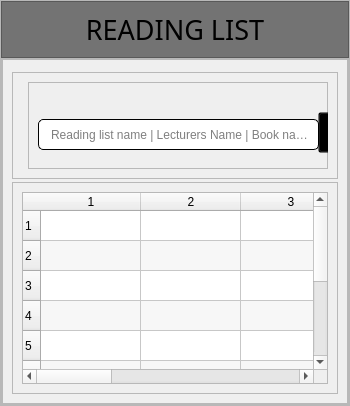
               <widget class="QWidget" name="page_27">
                <layout class="QVBoxLayout" name="verticalLayout_94">
                 <property name="spacing">
                  <number>0</number>
                 </property>
                 <property name="leftMargin">
                  <number>0</number>
                 </property>
                 <property name="topMargin">
                  <number>0</number>
                 </property>
                 <property name="rightMargin">
                  <number>0</number>
                 </property>
                 <property name="bottomMargin">
                  <number>0</number>
                 </property>
                 <item>
                  <widget class="QFrame" name="frame_208">
                   <property name="frameShape">
                    <enum>QFrame::StyledPanel</enum>
                   </property>
                   <property name="frameShadow">
                    <enum>QFrame::Raised</enum>
                   </property>
                   <layout class="QVBoxLayout" name="verticalLayout_95">
                    <property name="spacing">
                     <number>0</number>
                    </property>
                    <property name="leftMargin">
                     <number>0</number>
                    </property>
                    <property name="topMargin">
                     <number>0</number>
                    </property>
                    <property name="rightMargin">
                     <number>0</number>
                    </property>
                    <property name="bottomMargin">
                     <number>0</number>
                    </property>
                    <item>
                     <widget class="QFrame" name="frame_209">
                      <property name="maximumSize">
                       <size>
                        <width>16777215</width>
                        <height>60</height>
                       </size>
                      </property>
                      <property name="styleSheet">
                       <string notr="true">background-color: rgb(115, 115, 115);</string>
                      </property>
                      <property name="frameShape">
                       <enum>QFrame::StyledPanel</enum>
                      </property>
                      <property name="frameShadow">
                       <enum>QFrame::Raised</enum>
                      </property>
                      <layout class="QHBoxLayout" name="horizontalLayout_86">
                       <item>
                        <widget class="QLabel" name="label_99">
                         <property name="font">
                          <font>
                           <family>Nova Flat</family>
                           <pointsize>20</pointsize>
                          </font>
                         </property>
                         <property name="text">
                          <string>READING LIST</string>
                         </property>
                         <property name="alignment">
                          <set>Qt::AlignCenter</set>
                         </property>
                        </widget>
                       </item>
                      </layout>
                     </widget>
                    </item>
                    <item>
                     <widget class="QFrame" name="frame_210">
                      <property name="frameShape">
                       <enum>QFrame::StyledPanel</enum>
                      </property>
                      <property name="frameShadow">
                       <enum>QFrame::Raised</enum>
                      </property>
                      <layout class="QVBoxLayout" name="verticalLayout_96">
                       <property name="spacing">
                        <number>0</number>
                       </property>
                       <property name="leftMargin">
                        <number>0</number>
                       </property>
                       <property name="topMargin">
                        <number>0</number>
                       </property>
                       <property name="rightMargin">
                        <number>0</number>
                       </property>
                       <property name="bottomMargin">
                        <number>0</number>
                       </property>
                       <item>
                        <widget class="QFrame" name="frame_211">
                         <property name="frameShape">
                          <enum>QFrame::StyledPanel</enum>
                         </property>
                         <property name="frameShadow">
                          <enum>QFrame::Raised</enum>
                         </property>
                         <layout class="QVBoxLayout" name="verticalLayout_97">
                          <item>
                           <widget class="QFrame" name="frame_212">
                            <property name="minimumSize">
                             <size>
                              <width>0</width>
                              <height>107</height>
                             </size>
                            </property>
                            <property name="maximumSize">
                             <size>
                              <width>16777215</width>
                              <height>100</height>
                             </size>
                            </property>
                            <property name="frameShape">
                             <enum>QFrame::StyledPanel</enum>
                            </property>
                            <property name="frameShadow">
                             <enum>QFrame::Raised</enum>
                            </property>
                            <layout class="QHBoxLayout" name="horizontalLayout_87">
                             <item>
                              <widget class="QFrame" name="frame_213">
                               <property name="frameShape">
                                <enum>QFrame::StyledPanel</enum>
                               </property>
                               <property name="frameShadow">
                                <enum>QFrame::Raised</enum>
                               </property>
                              </widget>
                             </item>
                             <item>
                              <widget class="QFrame" name="frame_214">
                               <property name="minimumSize">
                                <size>
                                 <width>300</width>
                                 <height>0</height>
                                </size>
                               </property>
                               <property name="frameShape">
                                <enum>QFrame::StyledPanel</enum>
                               </property>
                               <property name="frameShadow">
                                <enum>QFrame::Raised</enum>
                               </property>
                               <widget class="QLineEdit" name="lineEdit_44">
                                <property name="geometry">
                                 <rect>
                                  <x>10</x>
                                  <y>37</y>
                                  <width>281</width>
                                  <height>31</height>
                                 </rect>
                                </property>
                                <property name="styleSheet">
                                 <string notr="true">border: 1.1px solid black;
padding-left: 10 px;
border-radius:5px
</string>
                                </property>
                                <property name="echoMode">
                                 <enum>QLineEdit::Normal</enum>
                                </property>
                                <property name="placeholderText">
                                 <string>Reading list name | Lecturers Name | Book name...</string>
                                </property>
                               </widget>
                               <widget class="QPushButton" name="pushButton_58">
                                <property name="geometry">
                                 <rect>
                                  <x>290</x>
                                  <y>30</y>
                                  <width>51</width>
                                  <height>41</height>
                                 </rect>
                                </property>
                                <property name="styleSheet">
                                 <string notr="true">background-color: transparent</string>
                                </property>
                                <property name="text">
                                 <string/>
                                </property>
                                <property name="icon">
                                 <iconset resource="resources.qrc">
                                  <normaloff>:/icons/icons/icons8-search-480.png</normaloff>:/icons/icons/icons8-search-480.png</iconset>
                                </property>
                                <property name="iconSize">
                                 <size>
                                  <width>40</width>
                                  <height>41</height>
                                 </size>
                                </property>
                                <property name="shortcut">
                                 <string>Return</string>
                                </property>
                               </widget>
                              </widget>
                             </item>
                            </layout>
                           </widget>
                          </item>
                          <item>
                           <widget class="QFrame" name="frame_215">
                            <property name="frameShape">
                             <enum>QFrame::StyledPanel</enum>
                            </property>
                            <property name="frameShadow">
                             <enum>QFrame::Raised</enum>
                            </property>
                            <layout class="QHBoxLayout" name="horizontalLayout_88">
                             <item>
                              <widget class="QTableWidget" name="tableWidget_15">
                               <property name="maximumSize">
                                <size>
                                 <width>700</width>
                                 <height>300</height>
                                </size>
                               </property>
                               <property name="alternatingRowColors">
                                <bool>true</bool>
                               </property>
                               <property name="rowCount">
                                <number>10</number>
                               </property>
                               <property name="columnCount">
                                <number>7</number>
                               </property>
                               <row/>
                               <row/>
                               <row/>
                               <row/>
                               <row/>
                               <row/>
                               <row/>
                               <row/>
                               <row/>
                               <row/>
                               <column/>
                               <column/>
                               <column/>
                               <column/>
                               <column/>
                               <column/>
                               <column/>
                              </widget>
                             </item>
                            </layout>
                           </widget>
                          </item>
                         </layout>
                        </widget>
                       </item>
                      </layout>
                     </widget>
                    </item>
                   </layout>
                  </widget>
                 </item>
                </layout>
               </widget>
